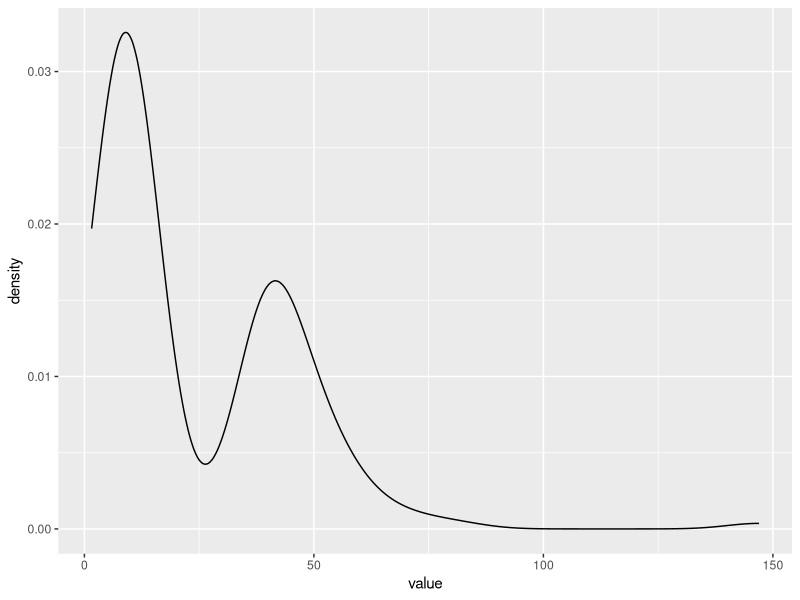
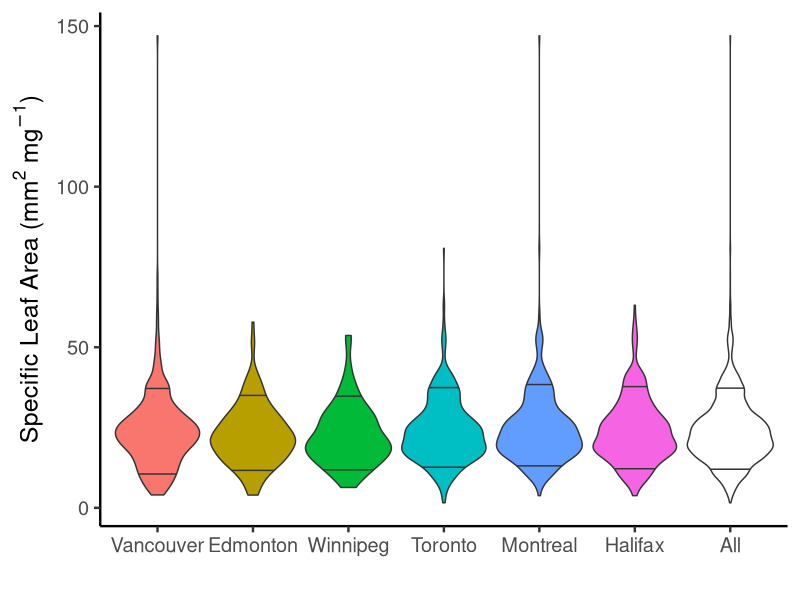

Generate these figures, in order, with R: (Note: this script raises an error after producing the figures.)
# Generate lists of weird species by city and overall. Weird species are species with trait values in the 5th and 9th percentile.
# At this point, only considering one trait: Leaf area per leaf dry mass (specific leaf area, SLA or 1/LMA): petiole excluded

library(dplyr)
library(ggplot2)

# read in species occurance + trait data and filter for traits of interest
species_traits <- read.csv("data/species_and_their_traits.csv", header = TRUE, stringsAsFactors = FALSE)

sla <- species_traits %>%
    select(-count) %>%
    filter(TraitName == "Leaf area per leaf dry mass (specific leaf area, SLA or 1/LMA): petiole excluded") %>%
    mutate(TraitName = "SLA") # Make the trait name easier to work with))

# have a quick peek at the data
sla$City <- factor(sla$City, levels = c("Vancouver", "Edmonton", "Winnipeg", "Toronto", "Montreal", "Halifax")) # reordering city names West to East

canada <- ggplot(sla, aes(x=value)) +
    geom_violin(draw_quantiles = c(0.10, 0.90)) +
    theme_classic(base_size=18)


cities <- ggplot(sla, aes(x=City, y=value, fill=City)) +
    geom_violin(draw_quantiles = c(0.10, 0.90)) +
    theme_classic(base_size=18) +
    geom_violin(aes(x="All", y=value), inherit.aes = FALSE, draw_quantiles = c(0.10, 0.90))

# fancied up a bit

cities_fancy <- cities + theme(legend.position = "none") +
    labs(x = " ",
         y = expression(paste("Specific Leaf Area (mm"^2, " ", mg^-1, sep=")")))

ggsave("figures/sla_violins_city.png", plot=cities_fancy, width=16, height=9, units="in")
# calculate percentiles

# pick low and high percentiles

lowp <- 0.10
highp <- 0.90

# GLOBALLY WEIRD
global_percentile <- quantile(sla$value, probs=c(lowp, highp))

global_weird <- sla %>%
    select(-City, -quadrat) %>%
    distinct() %>%
    filter(value < global_percentile[1] | value > global_percentile[2]) %>%
    arrange(value)

nrow(global_weird) # 158 globally weird species

# visual check - two humped?

ggplot(global_weird, aes(x=value)) +
    geom_density()

# write out globally weird
write.csv(global_weird, "analysis/canada_weird.csv", row.names = FALSE)

# LOCALLY WEIRD

# calculate weirdness percentiles for each city
local_percentile <- sla %>%
    select(-quadrat) %>%
    group_by(City) %>%
    summarise(low=quantile(value, probs=lowp), high=quantile(value, probs=highp))

# get list of weird species in each city
local_weird <- sla %>%
    left_join(local_percentile) %>%
    filter(value < low | value > high) %>%
    select(-low, -high)

# counts of weird
local_weird %>%
    group_by(City) %>%
    summarise(weird=n())

# City      weird
# <chr>     <int>
#1 Edmonton     34
# 2 Halifax      72
# 3 Montreal    103
# 4 Toronto     109
# 5 Vancouver   102
# 6 Winnipeg     24

# visual check - two humped?

local_weird <- ggplot(local_weird, aes(x=value, fill=as.factor(City))) +
    geom_density(alpha=0.5) +
    theme_classic()

## fancied it up a bit

local_weird + theme(legend.title = element_blank()) +
    labs(y = "Density",
         x = expression(paste("Specific Leaf Area (mm"^2, " ", mg^-1, sep=")")))


# write out locally weird
write.csv(local_weird, "analysis/city_weird.csv", row.names = FALSE)

# HYPERLOCALLY WEIRD (quadrat)

hyperlocal_percentile <- sla %>%
    group_by(City, quadrat) %>%
    summarise(low=quantile(value, probs=lowp), high=quantile(value, probs=highp))

# get list of weird species in each quadrat
hyperlocal_weird <- sla %>%
    left_join(hyperlocal_percentile) %>%
    filter(value < low | value > high) %>%
    select(-low, -high)

# visual check - two humped?
ggplot(local_weird, aes(x=value, fill=as.factor(City))) +
    geom_density(alpha=0.5) +
    facet_wrap("quadrat")

# write out hyperlocally weird
write.csv(hyperlocal_weird, "analysis/quadrat_weird.csv", row.names = FALSE)

#####################################################################################################################
# Test section from Ben
#require(reshape2)

# I think This one is OK!
test <- sla %>%
    select(-TraitName, -quadrat) %>%
    group_by(City)

cityHist <- ggplot(test, aes(x = value, fill =  City)) +
    facet_wrap(~ City) +
    geom_histogram(position = "stack", bins = 50)
    

cityHist <- cityHist + theme(legend.position = "None") +
    labs(y = "Count",
         x = expression(paste("Specific Leaf Area (mm"^2, " ", mg^-1, sep=")")))

ggsave("figures/cityHist.png", plot=cityHist, width=16, height=9, units="in")


# Trying to make the 5 quadrat for each city (6x5 plots)
test <- sla %>%
    select(-TraitName) %>%
    group_by(City, quadrat)
#test <-  melt(test, value.name = "value")
tempDf <- data.frame(c("Edmonton","Edmonton","Winnipeg","Winnipeg"), c(3,5,4,5), c(NA,NA), c(NA,NA)) #added manualy empty rows for the missing quadrat so we have one city per columns and they are not mixed up
colnames(tempDf) <- colnames(test)
test <- rbind(test, tempDf)

allHist <- ggplot(test, aes(x = value, fill = City)) +
    facet_wrap(quadrat ~ City) +
    geom_histogram(position = "stack", bins = 50)

 allHist <- allHist + theme(legend.position = "None") +
    labs(y = "Count",
         x = expression(paste("Specific Leaf Area (mm"^2, " ", mg^-1, sep=")")))
ggsave("figures/quadratHist.png", plot=allHist, width=16, height=9, units="in")


# Sampling effort. Don't know if we can say this is sampling effort, but thought it was worth showing how many obs. we had per city
sampEff <- sla %>%
    group_by(City) %>%
    count()

sampEff_plot <- ggplot(sampEff, aes(x = City, y = n, fill = City)) +
    geom_bar(stat = "identity")

sampEff_plot <- sampEff_plot + theme_classic(base_size = 18) +
    theme(legend.position = "none") +
    labs(x = " ",
         y = "Number of species")  
ggsave("figures/sampling_spfig.png", plot=sampEff_plot, width=16, height=9, units="in")
